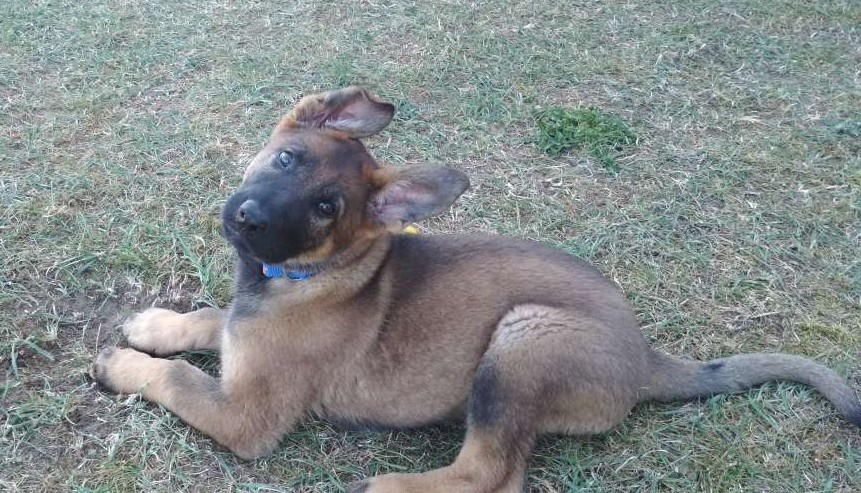
#> input picture lab2/pic.jpg, 861 x 493 px
$ jupyter execute --allow-errors Python-narzedzia.ipynb
#> lines starting #> are read from the running program, lines starting #| are printed output that depends on the picture; long printed decimals are rounded
## 1. Tutorial

### Biblioteka numpy

Numpy jest biblioteką do obliczeń numerycznych. Szczególnie dobrze nadaje się do operacji na macierzach
i wektorach.

Zwróć uwagę:

- numpy działa w oparciu nie o wbudowany typ <b>list</b>, ale o specjalny typ macierzowy <b>array</b>.
- <b>array</b> <a href="http://scipy-lectures.org/intro/numpy/array_object.html">umożliwia bardzo wygodne “krojenie” macierzy</a>

[cell 1]
# !pip install numpy
# !pip install matplotlib
import numpy as np
from matplotlib import pyplot as plt
plt.rcParams['figure.figsize'] = [10, 10]

[cell 2]
x = [1, 2, 3, 4, 5, 6 ]
v = np.array(x)
v

[cell 3]
M = np.array([[1,2], [3,4]])
M

[cell 4]
type(v), type(M)

[cell 5]
v.shape

[cell 6]
M.shape

[cell 7]
M.dtype

[cell 8]
np.random.rand(5,3)

[cell 9]
M = np.array([[1,2,3], [4,5,6]])
N = np.array([[1,1,1], [2,2,2]])
print(N)
print(M)

[cell 10]
M+N

[cell 11]
5*M

[cell 12]
M*N

#> (a cell that did not finish here is left out)

[cell 14]
# Transpozycja
M.dot(N.T)

[cell 15]
# Generowanie rownych odstepow
v=np.linspace(0,10,21)
v

[cell 16]
# Generowanie macierzy współrzędnych
x=np.linspace(0,10,21)
y=np.linspace(10,20,21)
xx, yy = np.meshgrid(x, y)
plt.scatter(xx,yy)

[cell 17]
np.sin(v)

[cell 18]
plt.plot(v, np.sin(v))
plt.show()
#> figure, not shown here; curve peaks at x = 1.5, y = 0.997

[cell 19]
M = np.array([[1,2,3,4], [5,6,7,8], [9,10,11,12], [13,14,15,16]])
M

[cell 20]
# Krojenie macierzy
# Wszystkie wiersze razy 2ga (trzecia) kolumna
M[:,2]

[cell 21]
M[2,1:3]

[cell 22]
M[1:3,2:4]

[cell 23]
M[::2,:]

[cell 24]
M

[cell 25]
M[::2,::2]=0
M

### Kolory, obrazy

[cell 26]
def gen_img(n=9, start=-1.5, end=1.5, size=2000):
    # Inicjalizacja danych
#> called with n = 9, start = -1.5, end = 1.5, size = 2000
    x = np.linspace(start, end, size)
    y = np.linspace(start, end, size)
    xx, yy = np.meshgrid(x, y)
    Z = xx+yy*1j # Tworzymy macierz wartości zespolonych

    for i in range(50):
        #Z =  ((n-1)/n)*Z + (1/n)*(1/(Z**(n-1))) # alternatywny obraz
        Z = ((n**2-12/n**2)/n**2) * Z - 3/n**2 + (1/n**3)*(1/(Z**(n-1)))

    # Argument liczby zespolonej
    img = np.angle(Z)
    # Normalizacja do zakresu 0-255
    return 255*(img - np.min(img))/np.ptp(img)

[cell 27]
# Można również przetestować funkcję dla innych n niż domyślne
img = gen_img()

[cell 28]
# Funkcja zwraca dwuwymiarową tablicę wartości z zakresu 0-255
print(img)

[cell 29]
# Wyświetlanie numpy array jako obrazu
plt.imshow(img)
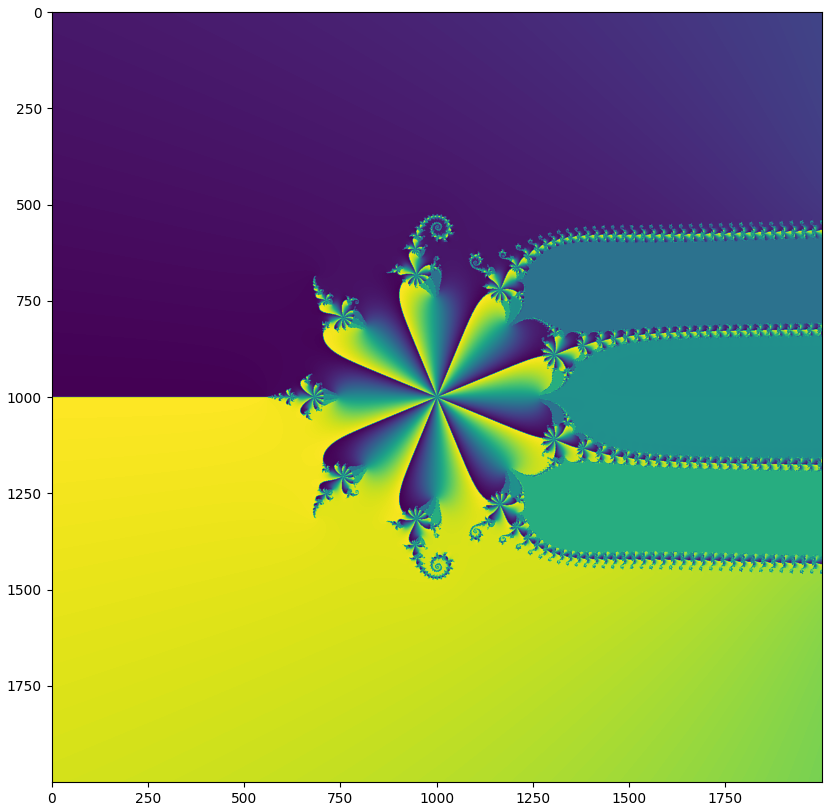
#> figure drawn by matplotlib, 1 panel

[cell 30]
# Zmiana mapy kolorów
plt.imshow(img, cmap="terrain")
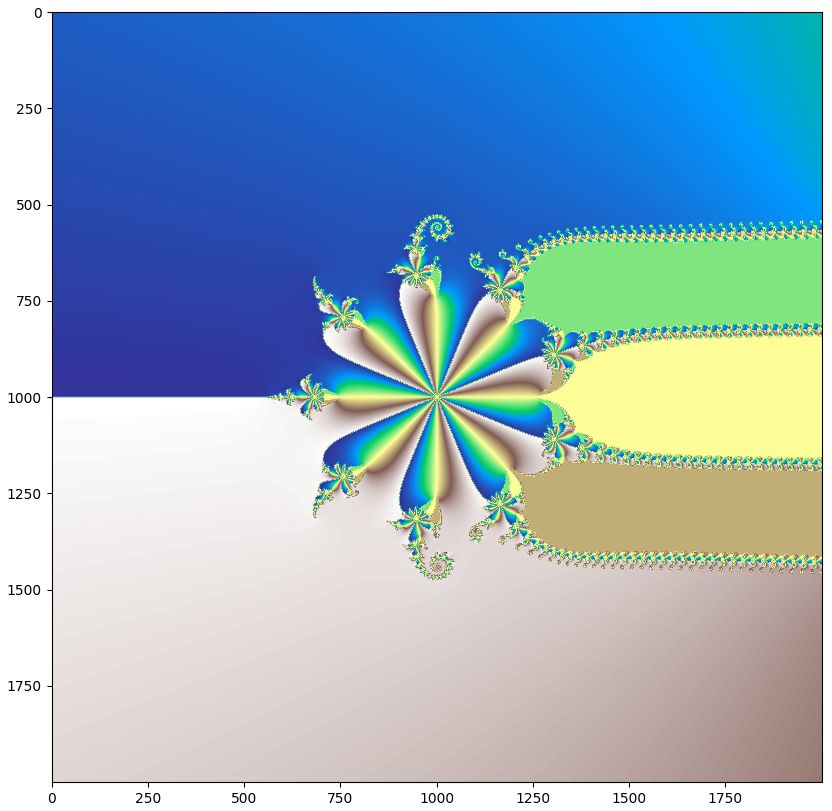
#> figure drawn by matplotlib, 1 panel

<a href="https://www.cs.put.poznan.pl/rsusmaga/Dydaktyka/TO--2017/TO-cz-1-wykladu-13-sent.pdf">Źródło</a> kodu generującego obraz wraz z objaśnieniem.

### Biblioteka skimage

[cell 31]
# !pip install scikit-image
from skimage import io
from skimage import color

# Wczytywanie obrazu
img = io.imread('pic.jpg')
#> img is the input picture: shape (493, 861, 3); mean R, G, B 132.8, 139.3, 139.4

[cell 32]
# Obraz RGB
print(img[50:54,50:54])
#> (printed output is left out)

[cell 33]
plt.imshow(img)

[cell 34]
# Wczytywanie z konwersją RGB -> skala szarości
img_bw = io.imread('pic.jpg', as_gray=True)
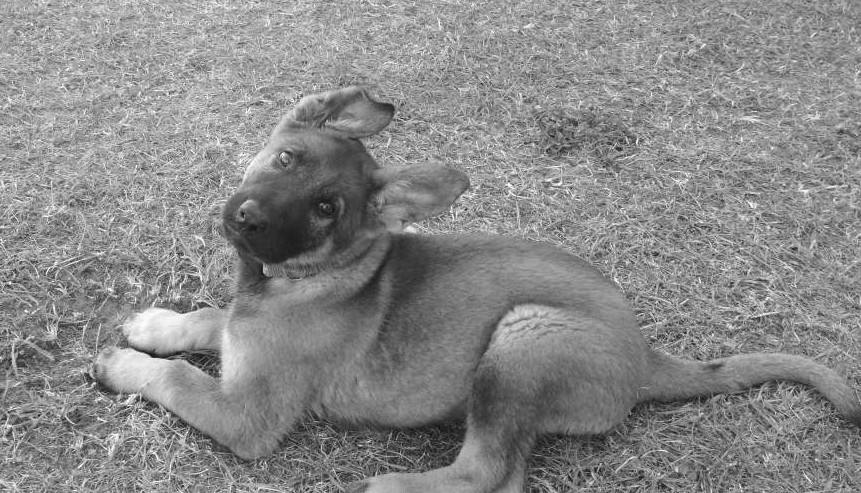
#> img_bw: shape (493, 861) float64; min 0.0152, max 1, mean 0.541

[cell 35]
print(img_bw[50:54,50:54])
#| [[0.6142 0.6063 0.6534 0.6965]
#|  [0.8102 0.8847 0.9044 0.7514 ]
#|  [0.831 0.6153 0.6506 0.6741]
#|  [0.5369 0.4153 0.6506 0.5604]]

[cell 36]
plt.imshow(img_bw)

[cell 37]
# Konwersja z RGB na skalę szarości
img_bw2 = color.rgb2gray(img)

### Dźwięk

[cell 38]
# !pip install playsound
# !pip install scipy
from playsound import playsound
from scipy.io import wavfile

[cell 39]
# Odtwarzanie dźwięku
playsound('err.wav')

#> (a cell that did not finish here is left out)

#> (a cell that did not finish here is left out)

#> (a cell that did not finish here is left out)

## 2. Zadania

### Biblioteka numpy

1. Utwórz macierz 2D:

[ 1, 3, 1, 2]<br>
[ 1, 2, 5, 8]<br>
[ 3, 1, 2, 9]<br>
[ 5, 4, 2, 1]<br>

[cell 43]
M = np.array([[1,3, 1, 2], [1, 2, 5, 8], [3, 1, 2, 9], [ 5, 4, 2, 1]])
M

2. Wytnij z utworzonej macierzy pierwszy i ostatni wiersz oraz ostatnią kolumnę.

[cell 44]
M[1:3]

3. Utwórz macierz 2D:

[ 2, 3, 1]<br>
[ 5, 1, 3]<br>

[cell 45]
M = np.array([[2, 3, 1],[5, 1, 3]])
M

4. Dokonaj transpozycji powyższej macierzy.

[cell 46]
M = np.transpose(M)
M

5. Oblicz iloczyn macierzy z punktu 2 i 4.

[cell 47]
M = M.dot(M[1:3])
M

6. Stwórz wykres funkcji sin w przedziale od −π do π z liczbą punktów równą: 3, 10, 100.

[cell 48]
v1 = np.linspace(-3.14, 3.14, 3)
v2 = np.linspace(-3.14, 3.14, 10)
v3 = np.linspace(-3.14, 3.14, 100)
plt.plot(v1, np.sin(v1))
plt.show()
plt.plot(v2, np.sin(v2))
plt.show()
#> figure, not shown here; curve peaks at x = 1.74, y = 0.985
plt.plot(v3, np.sin(v3))
plt.show()
#> figure, not shown here; curve peaks at x = 1.55, y = 1

### Obrazy

1. Przetestuj różne mapy kolorów korzystając z obrazu wygenerowanego przy użyciu funkcji gen_img()

[cell 49]
img = gen_img(n=3)
plt.imshow(img)
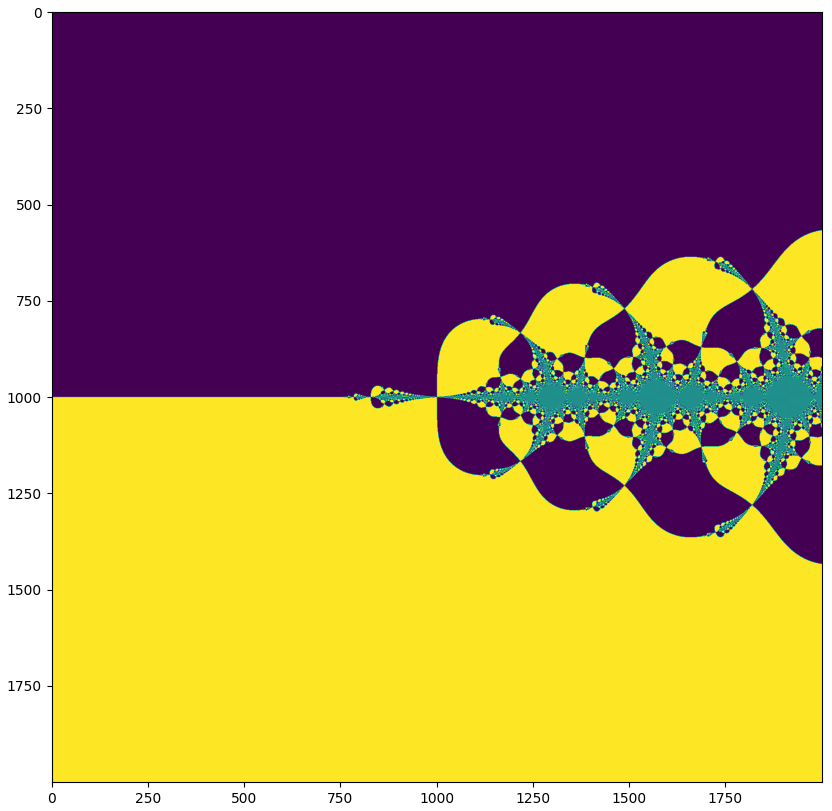
#> figure drawn by matplotlib, 1 panel

2. Wczytaj obraz z pliku "pic.jpg" i sprawdź wymiary tablicy

[cell 50]
img2 = io.imread('pic.jpg')
img2.shape
#> Out = (493, 861, 3)

3. Przekonwertuj obraz do skali szarości i sprawdź wymiary tablicy

[cell 51]
img_bw = io.imread('pic.jpg', as_gray=True)
img_bw.shape
#> Out = (493, 861)

4. Wyświetl obraz w skali szarości (poszukaj odpowiedniej mapy kolorów)

[cell 52]
img_bw = io.imread('pic.jpg', as_gray=True)
plt.imshow(img_bw, cmap='Greys_r')

5. Wykadruj obraz tak aby na obrazie pozostała tylko głowa

[cell 53]
plt.imshow(img_bw[90:300, 200:450])
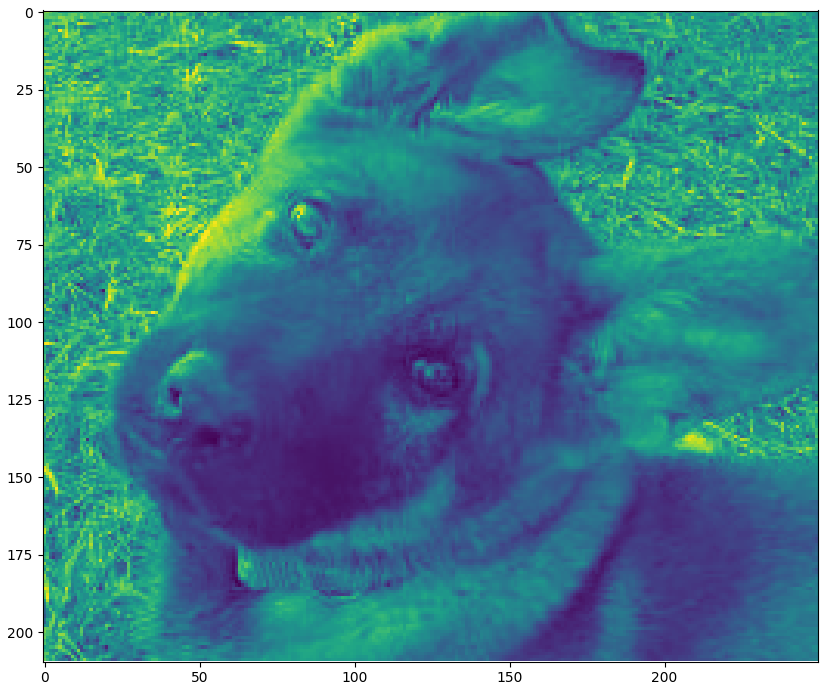
#> figure drawn by matplotlib, 1 panel

6. Dokonaj inwersji kolorów (stwórz "negatyw" obrazu)

[cell 54]
img_bw = io.imread('pic.jpg')
y = np.shape(img_bw)
#> y = (493, 861, 3)
negative = np.zeros(y)
negative = 255-img_bw
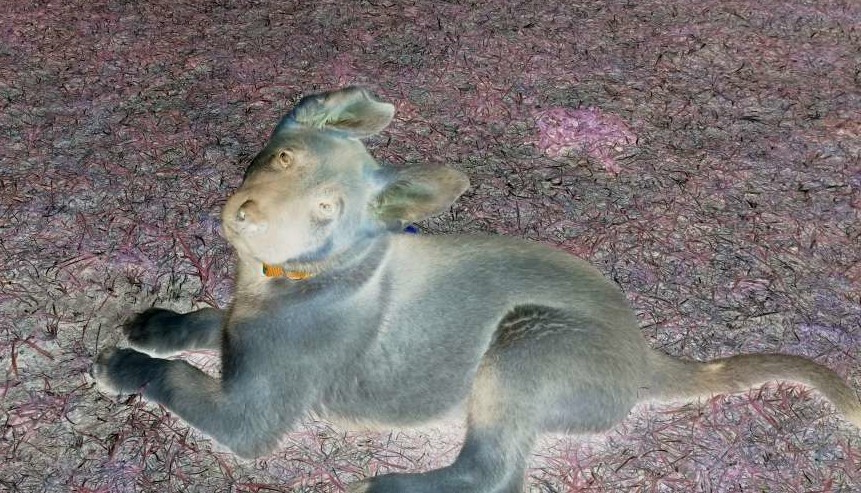
#> negative: shape (493, 861, 3); mean R, G, B 122.2, 115.7, 115.6
plt.imshow(negative)

7. Korzystając z numpy wygeneruj poniższy obraz

[cell 55]
data = np.array([[x for _ in range(0, 20)] for x in range(20)])
plt.imshow(data, cmap='Greys_r')
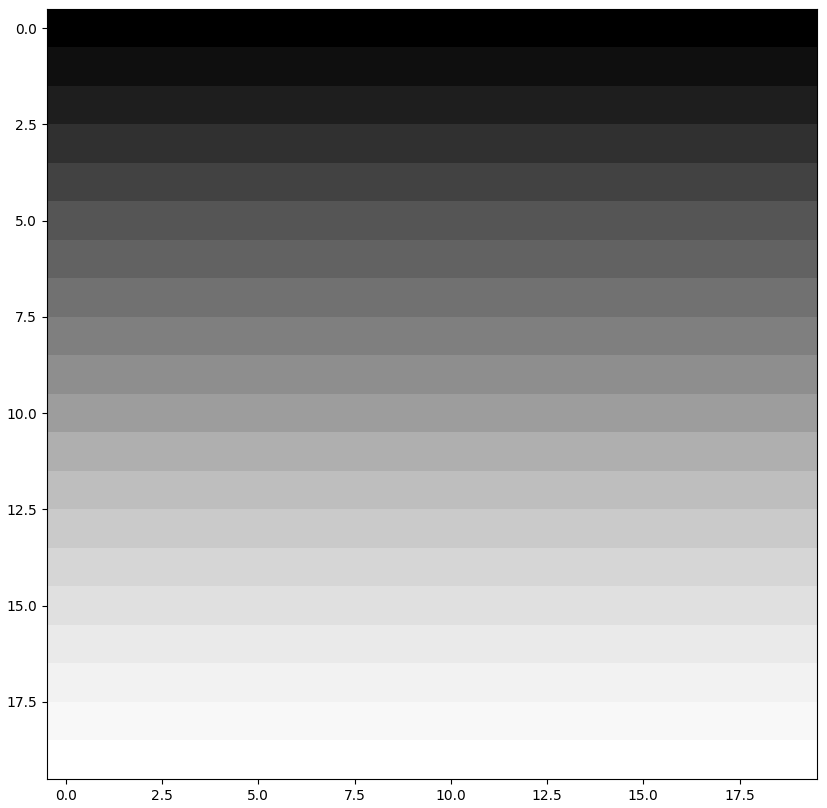
#> figure drawn by matplotlib, 1 panel

8. Korzystając z numpy wygeneruj poniższy obraz

[cell 56]
from skimage import draw
arr = np.zeros((100, 100, 3))
rr, cc = draw.circle(50, 50, radius=50, shape=arr.shape)
arr[rr, cc, 2] = 1
rr, cc = draw.circle(50, 50, radius=35, shape=arr.shape)
arr[rr, cc, 2] = 0
arr[rr, cc, 1] = 1
rr, cc = draw.circle(50, 50, radius=20, shape=arr.shape)
arr[rr, cc, 2] = 0
arr[rr, cc, 1] = 0
arr[rr, cc, 0] = 1
plt.imshow(arr)
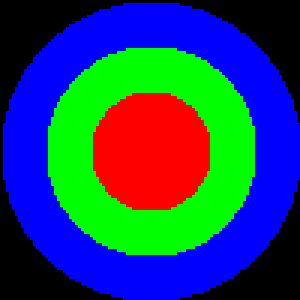
#> shown: shape (100, 100, 3) float64 (shown 3 times larger); mean R, G, B 0.124, 0.26, 0.398

### Dźwięki

1. Wczytaj pllik "err.wav"

#> (a cell that did not finish here is left out)

2. Wyświetl wymiary tablicy przechowującej plik

[cell 58]
data.shape

3. Stwórz wykres przebiegu sygnału w czasie

[cell 59]
plt.plot(data)
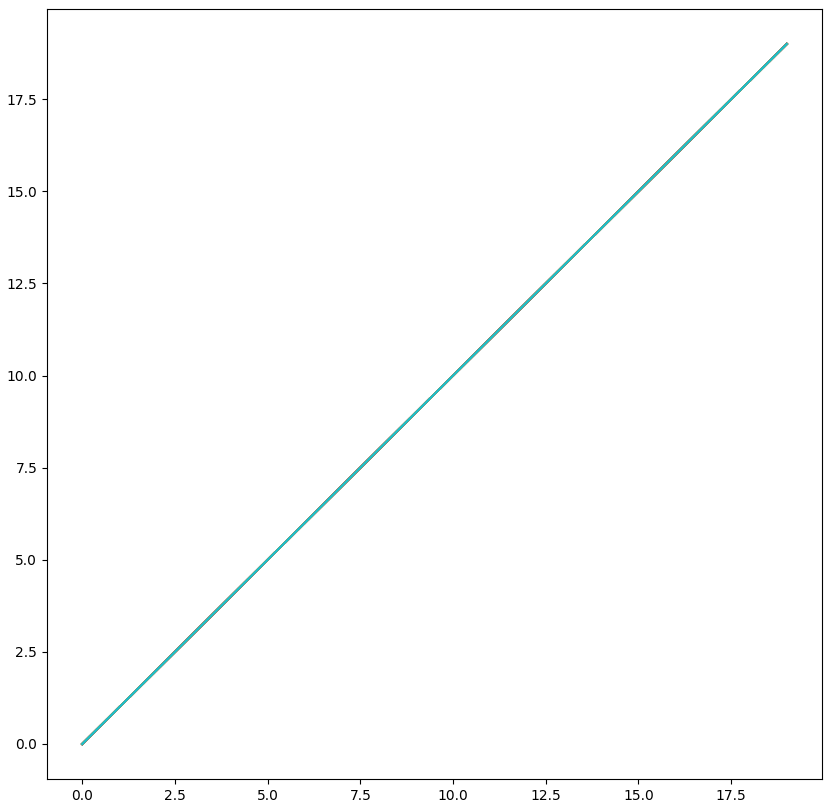
#> figure drawn by matplotlib, 1 panel; curve peaks at x = 19, y = 19; curve peaks at x = 19, y = 19; curve peaks at x = 19, y = 19

$ run again, with lab2/gradient.png saved as lab2/pic.jpg
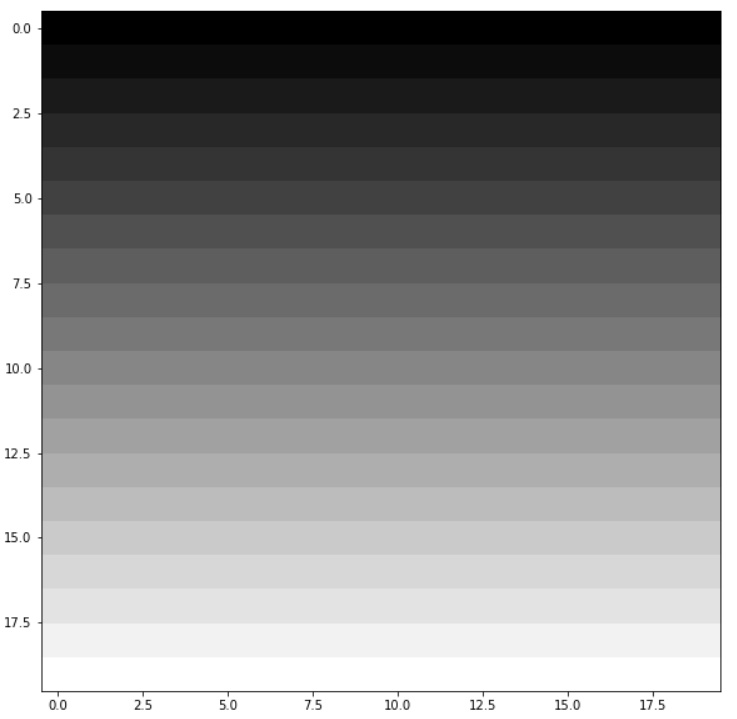
#> input picture lab2/gradient.png, 737 x 719 px
#> img is the input picture: shape (719, 737, 3); min 0, max 255, mean 142.2
#> (printed output is left out)
#| [[0.04706 0.04706 0.04706 0.04706]
#|  [0.04706 0.04706 0.04706 0.04706]
#|  [0.04706 0.04706 0.04706 0.04706]
#|  [0.04706 0.04706 0.04706 0.04706]]
#> `[cell 53] plt.imshow(img_bw[90:300, 200:450])`:
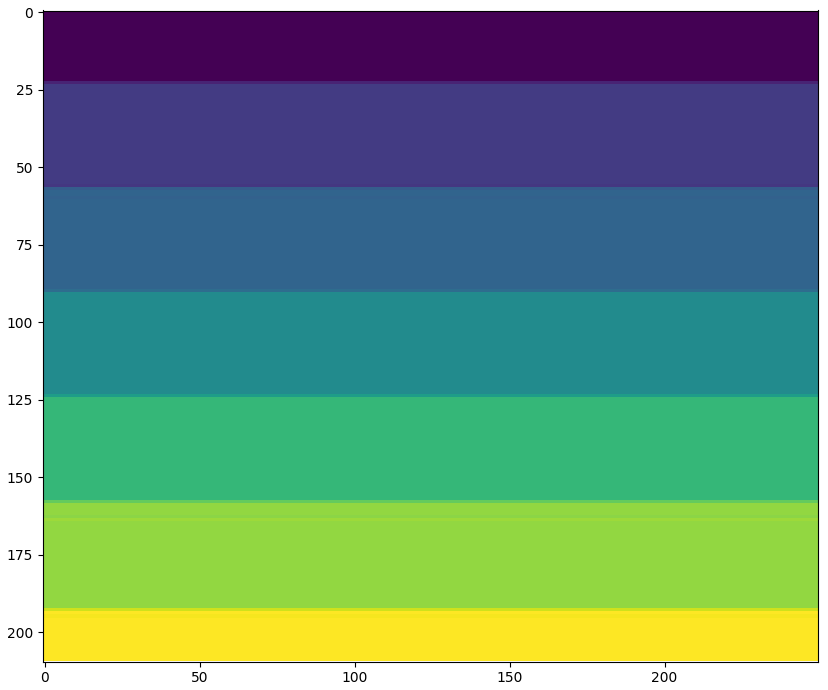
#> figure drawn by matplotlib, 1 panel
#> `negative = 255-img_bw`:
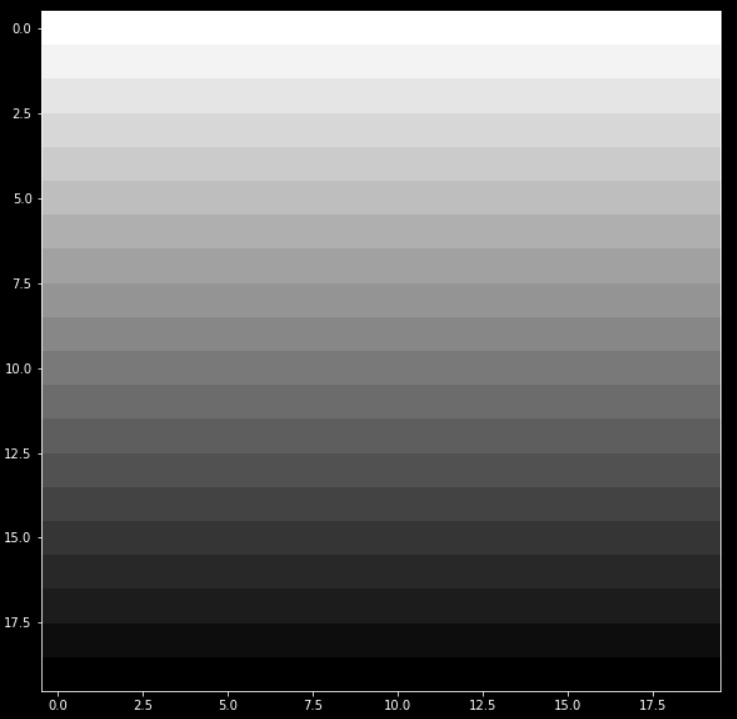
#> negative: shape (719, 737, 3); min 0, max 255, mean 112.8
